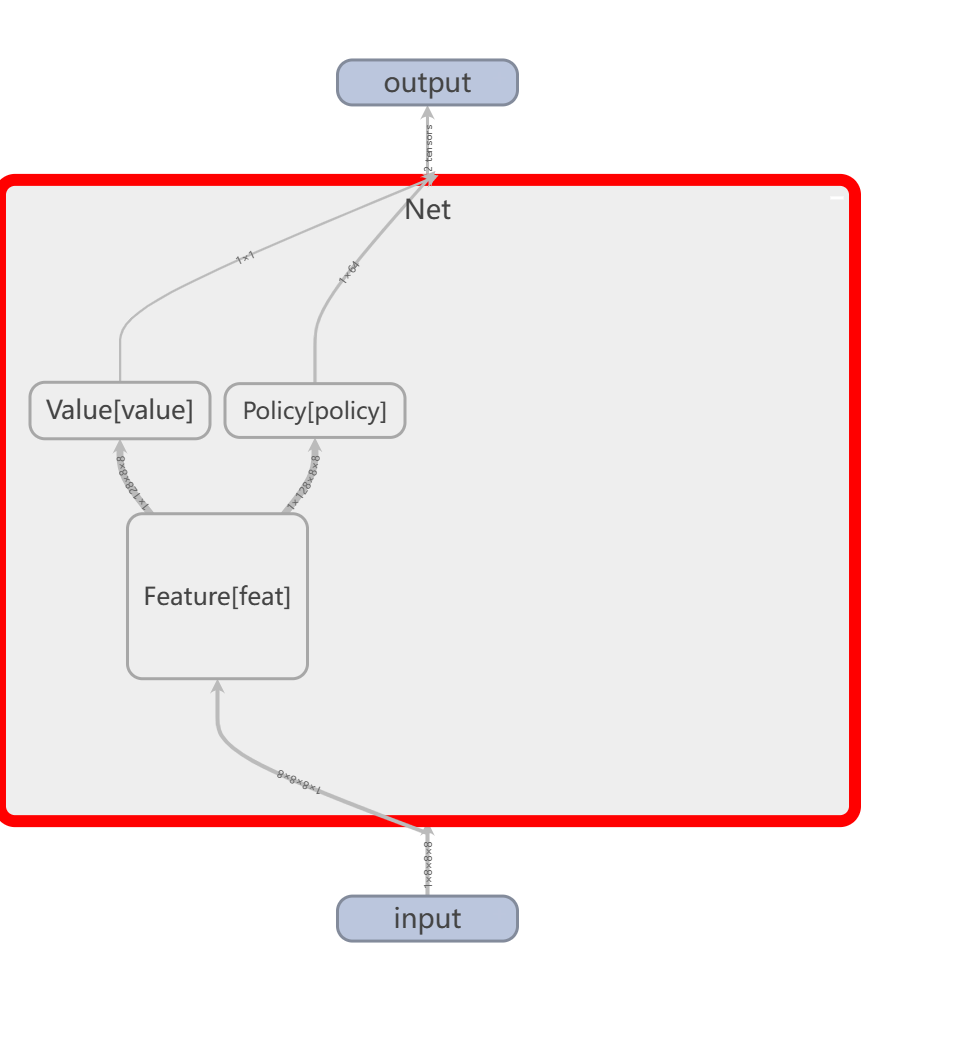

Source code (Python):
import torch
import torch.nn as nn
import torch.nn.functional as F
from torch.utils.tensorboard import SummaryWriter

from const import *


# 残差块
class ResBlockNet(nn.Module):
    def __init__(self,
                 ind=RES_BLOCK_FILLTERS,
                 block_filters=RES_BLOCK_FILLTERS,
                 kr_size=3,
                 stride=1,
                 padding=1,
                 bias=False):
        super().__init__()

        self.layers = nn.Sequential(
            nn.Conv2d(ind, block_filters, kr_size,
                      stride=stride,
                      padding=padding,
                      bias=bias),
            nn.BatchNorm2d(block_filters),
            nn.ReLU(),
            nn.Conv2d(block_filters, block_filters, kr_size,
                      stride=stride,
                      padding=padding,
                      bias=bias),
            nn.BatchNorm2d(block_filters),
        )

    def forward(self, x):
        out = self.layers(x) + x

        return F.relu(out)


# n个残差块以及卷积层 身子
class Feature(nn.Module):
    def __init__(self,
                 ind=IND,
                 outd=RES_BLOCK_FILLTERS):
        super().__init__()

        self.layer = nn.Sequential(
            nn.Conv2d(ind, outd,
                      stride=1,
                      kernel_size=3,
                      padding=1,
                      bias=False),
            nn.BatchNorm2d(outd),
            nn.ReLU(),
        )
        self.encodes = nn.ModuleList([ResBlockNet() for _ in range(BLOCKS)])

    def forward(self, x):
        x = self.layer(x)
        for enc in self.encodes:
            x = enc(x)
        return x


# 策略概率头
class Policy(nn.Module):
    def __init__(self,
                 ind=RES_BLOCK_FILLTERS,
                 outd=OUTD,
                 kernels=2):
        super().__init__()

        self.out = outd * kernels

        self.conv = nn.Sequential(
            nn.Conv2d(ind, kernels, kernel_size=1),
            nn.BatchNorm2d(kernels),
            nn.ReLU(),
        )

        self.linear = nn.Linear(kernels * outd, outd)
        self.linear.weight.data.uniform_(-.1, .1)

    def forward(self, x):
        x = self.conv(x)
        x = x.view(-1, self.out)
        x = self.linear(x)

        return F.log_softmax(x, dim=-1)


# 价值头
class Value(nn.Module):
    def __init__(self,
                 ind=RES_BLOCK_FILLTERS,
                 outd=OUTD,
                 hsz=256,
                 kernels=1):
        super().__init__()

        self.outd = outd

        self.conv = nn.Sequential(
            nn.Conv2d(ind, kernels, kernel_size=1),
            nn.BatchNorm2d(kernels),
            nn.ReLU(),
        )

        self.linear = nn.Sequential(
            nn.Linear(outd, hsz),
            nn.ReLU(),
            nn.Linear(hsz, 1),
            nn.Tanh(),
        )

        self._reset_parameters()

    def forward(self, x):
        x = self.conv(x)
        x = x.view(-1, self.outd)

        return self.linear(x)

    def _reset_parameters(self):
        for layer in self.modules():
            if type(layer) == nn.Linear:
                layer.weight.data.uniform_(-.1, .1)


# 上述三个网络
class Net(nn.Module):
    def __init__(self):
        super().__init__()

        self.feat = Feature()
        self.value = Value()
        self.policy = Policy()

    def forward(self, x):
        feats = self.feat(x)
        winners = self.value(feats)
        props = self.policy(feats)

        return winners, props

    def save_model(self, path="model.pt"):
        torch.save(self.state_dict(), path)

    def load_model(self, path="model.pt", cuda=True):
        if cuda:
            self.load_state_dict(torch.load(path))
            self.cuda()
        else:
            self.load_state_dict(torch.load(
                path, map_location=lambda storage, loc: storage))
            self.cpu()


# 损失计算
class AlphaEntropy(nn.Module):
    def __init__(self):
        super().__init__()
        self.v_loss = nn.MSELoss()

    def forward(self, props, v, pi, reward):
        v_loss = self.v_loss(v, reward)
        p_loss = -torch.mean(torch.sum(props * pi, 1))

        return p_loss + v_loss


# 优化器
class ScheduledOptim(object):
    def __init__(self, optimizer, lr):
        self.lr = lr
        self.optimizer = optimizer

    def step(self):
        self.optimizer.step()

    def zero_grad(self):
        self.optimizer.zero_grad()

    def update_learning_rate(self, lr_multiplier):
        new_lr = self.lr * lr_multiplier
        for param_group in self.optimizer.param_groups:
            param_group['lr'] = new_lr


if __name__ == "__main__":
    net = Net()
    # dummy_input = torch.rand(8, 1, 8, 8)  # 假设输入8张1*8*8的图片
    writer = SummaryWriter("./alphaZeroNet")
    writer.add_graph(net, torch.rand(1, 8, 8, 8))
    writer.close()
    # with SummaryWriter(comment='LeNet') as w:
    #     w.add_graph(net, (dummy_input,))
